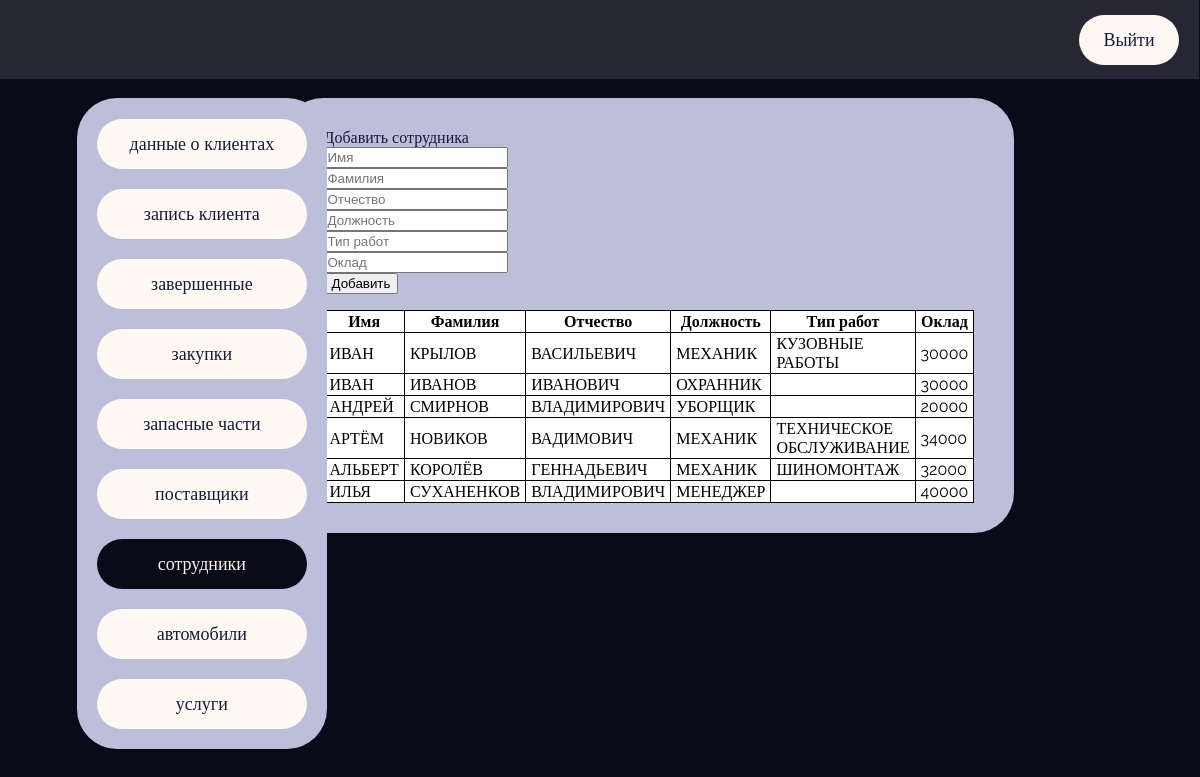
Page /workers/ on the committed database.
### manager/models.py (models this page shows)
class worker_list(models.Model):
	WORKER_ID = models.AutoField(primary_key=True)
	FIRST_NAME = models.TextField()
	SECOND_NAME = models.TextField()
	PATRON_NAME = models.TextField()
	POSITION = models.TextField()
	TYPE_NAME = models.TextField(null=True)
	WAGE = models.IntegerField()

### manager/views.py (the view)
# urls.py: path('workers/', views.add_worker),
def add_worker(request):
	if request.method == "POST":
		form = {'FIRST_NAME': request.POST["FIRST_NAME"], 'SECOND_NAME':request.POST["SECOND_NAME"], 'PATRON_NAME':request.POST["PATRON_NAME"], 'POSITION':request.POST["POSITION"], 'TYPE_NAME':request.POST["TYPE_NAME"], 'WAGE':request.POST["WAGE"]}
		if form["FIRST_NAME"] and form["SECOND_NAME"] and form["PATRON_NAME"] and form["POSITION"] and form["WAGE"]:
			new_worker = worker_list.objects.create(FIRST_NAME=form["FIRST_NAME"],SECOND_NAME=form["SECOND_NAME"],PATRON_NAME=form["PATRON_NAME"],POSITION=form["POSITION"],TYPE_NAME=form["TYPE_NAME"],WAGE=form["WAGE"])
			new_worker.save()
			return render(request, 'workers.html', {"workers":worker_list.objects.all()})
		else:
			form['errors'] = u"Заполните все необходимые поля"
			return render(request, 'workers.html', {"workers":worker_list.objects.all()})
	else:
		return render(request, 'workers.html', {"workers":worker_list.objects.all()})

### manager/templates/workers.html (shortened to what this page needs)
<html>
<head>
</head>
<body class="landing">
	<link rel="stylesheet" href="{{ STATIC_URL }}/static/landing.css">
	<link rel="stylesheet" href="{{ STATIC_URL }}/static/workers.css">
	<div class="top_bar">
		<a href="http://127.0.0.1:8000/"><div class="logout_button">
			<p class="control_text">Выйти</p>
		</div></a>
	</div>
	<div class="controls">
		<div class="choice_panel">
			<a href="http://127.0.0.1:8000/new_customer/"><div class="pick_customer">
				<p class="control_text">данные о клиентах</p>
			</div></a>
			<a href="http://127.0.0.1:8000/pending/"><div class="pick_pending">
				<p class="control_text">запись клиента</p>
			</div></a>
			<a href="http://127.0.0.1:8000/finished/"><div class="pick_finished">
				<p class="control_text">завершенные</p>
			</div></a>
			<a href="http://127.0.0.1:8000/bought/"><div class="pick_bought">
				<p class="control_text">закупки</p>
			</div></a>
			<a href="http://127.0.0.1:8000/stock/"><div class="pick_stock">
				<p class="control_text">запасные части</p>
			</div></a>
			<a href="http://127.0.0.1:8000/suppliers/"><div class="pick_suppliers">
				<p class="control_text">поставщики</p>
			</div></a>
			<a href="http://127.0.0.1:8000/workers/"><div class="pick_workers">
				<p class="control_text">сотрудники</p>
			</div></a>
			<a href="http://127.0.0.1:8000/cars/"><div class="pick_cars">
				<p class="control_text">автомобили</p>
			</div></a>
			<a href="http://127.0.0.1:8000/works/"><div class="pick_works">
				<p class="control_text">услуги</p>
			</div></a>
		</div>
	</div>
	<div class="main">
		<div class="info_box">
			<div class="add_customer">
				Добавить сотрудника
				<form method="POST">{% csrf_token %}
					<input oninput="let p=this.selectionStart;this.value=this.value.toUpperCase();this.setSelectionRange(p, p);" name="FIRST_NAME" placeholder="Имя" value="{{ form.FIRST_NAME }}">
					<input oninput="let p=this.selectionStart;this.value=this.value.toUpperCase();this.setSelectionRange(p, p);" name="SECOND_NAME" placeholder="Фамилия" value="{{ form.SECOND_NAME }}">
					<input oninput="let p=this.selectionStart;this.value=this.value.toUpperCase();this.setSelectionRange(p, p);" name="PATRON_NAME" placeholder="Отчество" value="{{ form.PATRON_NAME }}">
					<input oninput="let p=this.selectionStart;this.value=this.value.toUpperCase();this.setSelectionRange(p, p);" name="POSITION" placeholder="Должность" value="{{ form.POSITION }}">
					<input oninput="let p=this.selectionStart;this.value=this.value.toUpperCase();this.setSelectionRange(p, p);" name="TYPE_NAME" placeholder="Тип работ" value="{{ form.TYPE_NAME }}">
					<input oninput="let p=this.selectionStart;this.value=this.value.toUpperCase();this.setSelectionRange(p, p);" name="WAGE" placeholder="Оклад" value="{{ form.WAGE }}">
					<input type="submit" value="Добавить">
				</form>
			</div>
			<div class="customer_info">
				<table>
					<tr>
				    	<th>Имя</th>
				    	<th>Фамилия</th>
				    	<th>Отчество</th>
				    	<th>Должность</th>
				    	<th>Тип работ</th>
				    	<th>Оклад</th>
				  	</tr>
				  		{% for worker in workers %}
				  		<tr>
					    	<td>{{ worker.FIRST_NAME }}</td>
					    	<td>{{ worker.SECOND_NAME }}</td>
					    	<td>{{ worker.PATRON_NAME }}</td>
					    	<td>{{ worker.POSITION }}</td>
					    	<td>{{ worker.TYPE_NAME }}</td>
					    	<td>{{ worker.WAGE }}</td>
						</tr>
						{% endfor %}
				</table>
			</div>
		</div>
	</div>
</body>
<html>

### manager/static/landing.css (style rules this page uses)
.top_bar { background-color: blue; position: absolute; width: 100%; height: 80px; top: -1px; left: -1px; background-color: #272733; }
.controls { width: 40%; font-family: Raleway; font-style: normal; color: #58331F; font-weight: normal; font-size: 18px; line-height: 23px; }
.logout_button { margin-right: 90%; font-family: Raleway; font-style: normal; color: #151B3B; font-size: 18px; line-height: 23px; width: 100px; height: 50px; position: relative; top: -2px; left: 90%; background: #FFF8F3; border-radius: 30px; }
a:link,a:visited,a:active,a:hover { text-decoration: none; }
.choice_panel { position: relative; width: 250px; height: 650px; top: 90px; margin-left: 25%; background: #BDBEDA; border-radius: 40px; padding-top: 1px; }
.main { padding-top: 90px; margin-right: 15%; }
.add_customer { display: flex; width: 30%; color: #151B3B; }
.info_box { background: #BDBEDA; border-radius: 40px; max-width: 800px; top: 60px; padding: 30 40 30 40; font-family: Raleway; font-style: normal; font-weight: normal; color: #FFEFE6; }
table, th, tr, td { background-color: white; border: 1px solid black; border-collapse: collapse; padding-left: 5px; padding-right: 5px; }
.add_customer { display: grid; }
body { display: flex; background: #090B18; }
.control_text { text-align: center; padding-top: 13px; }

### manager/static/workers.css (style rules this page uses)
.pick_workers { position: relative; width: 210px; height: 50px; margin: 20 20 20 20; color: #FFEFE6; background: #090B18; border-radius: 40px; }
.pick_customer,.pick_suppliers,.pick_pending,.pick_stock,.pick_works,.pick_bought,.pick_finished,.pick_cars { width: 210px; height: 50px; margin-left: 20px; margin-top: 20px; color: #151B3B; background: #FFF8F3; border-radius: 40px; }

### rows in the picture
worker_list: FIRST_NAME "ИВАН", SECOND_NAME "КРЫЛОВ", PATRON_NAME "ВАСИЛЬЕВИЧ", POSITION "МЕХАНИК", TYPE_NAME "КУЗОВНЫЕ РАБОТЫ", WAGE "30000"
worker_list: FIRST_NAME "ИВАН", SECOND_NAME "ИВАНОВ", PATRON_NAME "ИВАНОВИЧ", POSITION "ОХРАННИК", WAGE "30000"
worker_list: FIRST_NAME "АНДРЕЙ", SECOND_NAME "СМИРНОВ", PATRON_NAME "ВЛАДИМИРОВИЧ", POSITION "УБОРЩИК", WAGE "20000"
worker_list: FIRST_NAME "АРТЁМ", SECOND_NAME "НОВИКОВ", PATRON_NAME "ВАДИМОВИЧ", POSITION "МЕХАНИК", TYPE_NAME "ТЕХНИЧЕСКОЕ ОБСЛУЖИВАНИЕ", WAGE "34000"
worker_list: FIRST_NAME "АЛЬБЕРТ", SECOND_NAME "КОРОЛЁВ", PATRON_NAME "ГЕННАДЬЕВИЧ", POSITION "МЕХАНИК", TYPE_NAME "ШИНОМОНТАЖ", WAGE "32000"
worker_list: FIRST_NAME "ИЛЬЯ", SECOND_NAME "СУХАНЕНКОВ", PATRON_NAME "ВЛАДИМИРОВИЧ", POSITION "МЕНЕДЖЕР", WAGE "40000"
